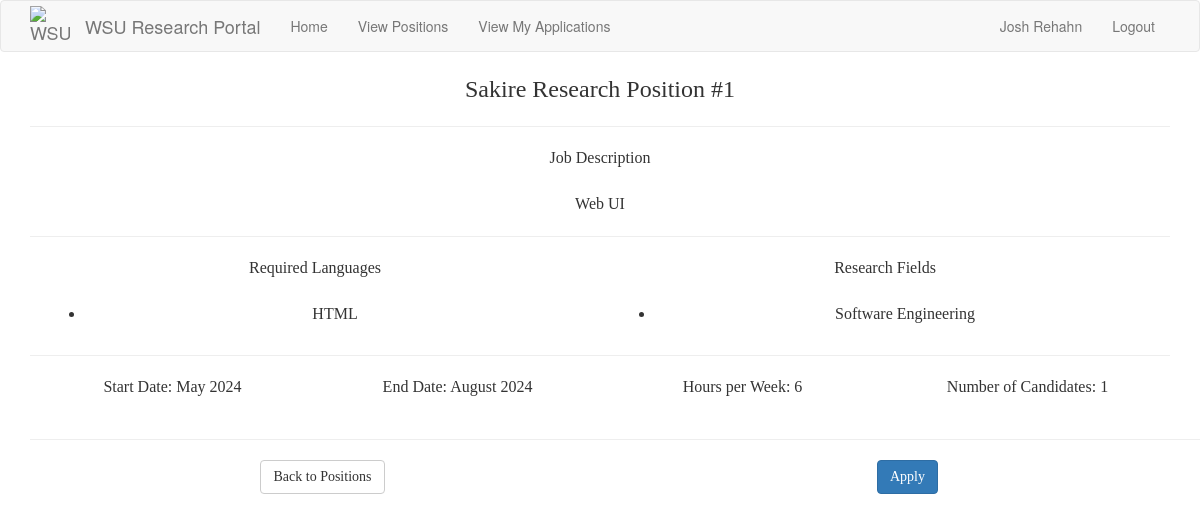
/positions/1 (signed in), run on the app's committed database.
### src/Model/models.py (models this page shows, shortened)
class User(db.Model, UserMixin):
    __tablename__ = 'user'
    id = db.Column(db.Integer, primary_key=True)
    password_hash = db.Column(db.String(128))
    firstname = db.Column(db.String(100))
    lastname = db.Column(db.String(100))
    email = db.Column(db.String(120),unique = True, index = True)
    phone = db.Column(db.String(11),unique = True)
    user_type = db.Column(db.String(50))
    __mapper_args__ = {
        'polymorphic_identity': 'User',
        'polymorphic_on': user_type
    }

class Position(db.Model):
    id = db.Column(db.Integer, primary_key=True)
    title = db.Column(db.String(32), unique=True)
    description = db.Column(db.String(256))
    accepting_applications = db.Column(db.Boolean)
    start_date = db.Column(db.String(256))
    end_date = db.Column(db.String(256))
    work_load = db.Column(db.Integer) # Time commitment.
    languages = db.relationship(
        'Language',
        secondary = positionLanguages,
        primaryjoin = (positionLanguages.c.position_id == id),
        lazy='dynamic',
        overlaps='languages'
    )
    research_fields = db.relationship(
        'Interest',
        secondary=positionInterests,
        primaryjoin=(positionInterests.c.position_id == id),
        lazy='dynamic',
        overlaps='interests'
    )
    candidates = db.Column(db.Integer) # Stores the ID's of the current candidates for the position.
    applications = db.relationship('Application', backref='position') # A position has multiple applications associated to it.
    professor_id = db.Column(db.Integer, db.ForeignKey('professor.id')) # Every position has one professor associated to it.

class Language(db.Model):
    id = db.Column(db.Integer, primary_key=True)
    name = db.Column(db.String(12))
    studentLanguages = db.relationship(
        'Student',
        secondary=studentLanguages,
        primaryjoin=(studentLanguages.c.language_id == id),
        lazy='dynamic',
        overlaps='languages'
    )
    positionLanguages = db.relationship(
        'Position',
        secondary = positionLanguages,
        primaryjoin = (positionLanguages.c.language_id == id),
        lazy = 'dynamic',
        overlaps='languages'
    )

class Interest(db.Model):
    id = db.Column(db.Integer, primary_key=True)
    name = db.Column(db.String(100))
    studentInterests = db.relationship(
        'Student',
        secondary=studentInterests,
        primaryjoin=(studentInterests.c.interest_id == id),
        lazy='dynamic',
        overlaps='interests'
    )
    positionInterests = db.relationship(
        'Position',
        secondary = positionInterests,
        primaryjoin = (positionInterests.c.interest_id == id),
        lazy = 'dynamic',
        overlaps = 'interests'
    )

### src/Controller/position_routes.py (the view)
@routes.route("/positions/<position_id>")
def positions_by_id(position_id):
    position = Position.query.filter_by(id=position_id).first()
    if position is None:
        return render_template("errors/404.html"), 404
    if (current_user.user_type != "Student") and (current_user.id != position.professor_id):
        return render_template("errors/403.html"), 403
    return render_template("Position Pages/position_page.html", position=position)

### app.py (called while the page is built)
@app.context_processor
def inject_request():
    return dict(request=request)

@app.before_request
def initBD(*args, **kwargs):
    if app.got_first_request:
        db.create_all()
        if Language.query.count() == 0:
            languages = ['Java','C', 'Python', 'C++', 'JavaScript', 'HTML', 'CSS']
            for t in languages:
                db.session.add(Language(name=t))
        db.session.commit()
        if Interest.query.count() == 0:
            interests = ['Software Engineering', 'Artificial intelligence', 'Cyber Security', 'Machine Learning', 'Computer Architecture', 'Data Science']
            for t in interests:
                db.session.add(Interest(name=t))
        db.session.commit()

### src/Model/models.py (called while the page is built)
@login.user_loader
def load_user(id):
    return User.query.get(int(id))

### src/View/templates/Position Pages/position_page.html (shortened to what this page needs)
{% extends "base.html" %}
{% block app_content %}
<link rel="stylesheet" href="{{ url_for('static', filename='classes.css') }}">
<div class="container-fluid">
    <div class="row">
        <div class="col-md-12 title-text">
            {{ position.title }}
        </div>
    </div>
    <div class="row">
        <hr>
        <div class="col-md-12 description-text">
            Job Description <br><br>
            {{ position.description }}
        </div>
    </div>
    <div class="row">
        <hr>
        <div class="col-md-6 description-text">
            Required Languages<br><br>
            <ul>
                {% for language in position.languages %}
                    <li>{{ language.name }}</li>
                {% endfor %}
            </ul>
        </div>
        <div class="col-md-6 description-text">
            Research Fields <br> <br>
            <ul>
                {% for research_field in position.research_fields %}
                    <li>{{ research_field.name }}</li>
                {% endfor %}
            </ul>
        </div>
    </div>
    <div class="row">
        <hr>
        <div class = "col-md-3 description-text">
            Start Date: {{position.start_date}}
        </div>
        <div class = "col-md-3 description-text">
            End Date: {{position.end_date}}
        </div>
        <div class = "col-md-3 description-text">
            Hours per Week: {{position.work_load}}
        </div>
        <div class = "col-md-3 description-text">
            Number of Candidates: {{position.candidates}}
        </div>
    </div>
</div>
<br>
<div class="container">
    <div class="row">
        <hr>
        <div class="col-md-6 description-text">
            <a href="{{ url_for('positions.positions') }}" class="btn btn-default text-center">Back to Positions</a>
        </div>
        {% if position.accepting_applications %}
            {% if current_user.user_type == "Student" %}
            <div class="col-md-6 description-text">
                <a href="{{ url_for('positions.positions_by_id_apply', position_id=position.id) }}" class="btn btn-primary text-center">Apply</a>
            </div>
            {% elif current_user.user_type == "Professor"%}
            <div class="cold-md-6 description-text">
                <a href="{{ url_for('positions.positions_by_id_applicants', position_id=position.id) }}" class="btn btn-primary text-center">View Applicants</a>
            </div>
            {% endif %}
        {% endif %}
    </div>
</div>
{% endblock %}

### src/View/templates/_navbar.html (shortened to what this page needs)
{% block navbar %}
    <nav class="navbar navbar-default">
        <div class="container">
            <div class="navbar-header">
                <a class="navbar-brand" href="{{ url_for('routes.index') }}" style="display: flex; align-items: center;">
                    <img src="{{ url_for('static', filename='wsu-logo.png') }}" alt="WSU Cougarhead" style="width: 40px; height: 40px">
                    <span style="margin-left: 15px;">WSU Research Portal</span>
                </a>
            </div>
            <div class="collapse navbar-collapse" id="bs-example-navbar-collapse-1">
                <ul class="nav navbar-nav">
                        <li {% if request.path == url_for('routes.index') %}class="active"{% endif %}>
                            <a href="{{ url_for('routes.index') }}">Home</a>
                        </li>
                    {% if current_user.user_type == "Professor" %}
                        <li {% if request.path == url_for('positions.positions') %}class="active"{% endif %}>
                            <a href="{{ url_for('positions.positions') }}">View My Positions</a>
                        </li>
                        <li {% if request.path == url_for('positions.create_position') %}class="active"{% endif %}>
                            <a href="{{ url_for('positions.create_position') }}">Create Position</a>
                        </li>
                    {% elif current_user.user_type == "Student" %}
                        <li {% if request.path == url_for('positions.positions') %}class="active"{% endif %}>
                            <a href="{{ url_for('positions.positions') }}">View Positions</a>
                        </li>
                        <li {% if request.path == url_for('routes.my_applications') %}class="active"{% endif %}>
                            <a href="{{ url_for('routes.my_applications') }}">View My Applications</a>
                        </li>
                    {% endif %}
                </ul>
                <ul class="nav navbar-nav navbar-right">
                    {% if current_user.is_anonymous %}
                    <li><a href="{{ url_for('auth.login') }}">Login</a></li>
                    {% else %}
                    <li><a href="{{ url_for('routes.index') }}">{{ current_user.firstname }} {{ current_user.lastname }}</a></li>
                    <li><a href="{{ url_for('auth.logout') }}">Logout</a></li>
                    {% endif %}
                </ul>
            </div>
        </div>
    </nav>
{% endblock %}

### src/View/static/classes.css (style rules this page uses)
.title-text { text-align: center; font-size: 24px; font-family: Tahoma; text-align: center; }
.description-text { font-size: 16px; font-family: Tahoma; text-align: center; }

### data on the page
User: firstname "Josh", lastname "Rehahn"
Position: title "Sakire Research Position #1", description "Web UI", start_date "May 2024", end_date "August 2024", work_load "6", candidates "1"
Language: name "HTML"
Interest: name "Software Engineering"
